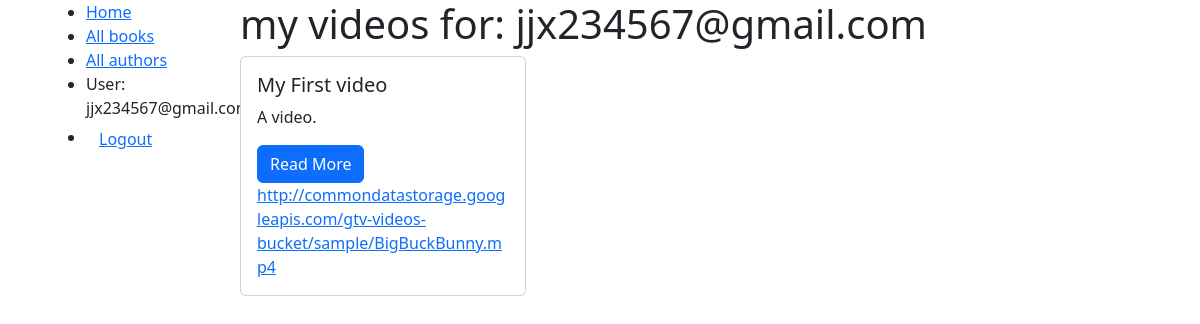
The page /videos/myvideos/ (signed in) on the database its author committed.
### users/models.py (models this page shows, shortened)
class CustomUser(AbstractBaseUser, PermissionsMixin):
    email = models.EmailField(_("email address"), unique=True)
    is_staff = models.BooleanField(default=False)
    is_active = models.BooleanField(default=True)
    date_joined = models.DateTimeField(default=timezone.now)
    USERNAME_FIELD = "email"
    REQUIRED_FIELDS = []
    objects = CustomUserManager()

### videos/models.py (models this page shows)
class Video(models.Model):
    title = models.CharField(max_length=1000)
    description = models.TextField()
    link = models.CharField(max_length = 1000)
    image = models.FileField(upload_to="video_images/", blank=True)
    publisher = models.ForeignKey(settings.AUTH_USER_MODEL, on_delete=models.SET_NULL, null=True, blank=True)

### videos/views.py (the view)
# urls.py: path("myvideos/", views.my_videos, name="my_videos")
@login_required
def my_videos(request):
    bazingas = Video.objects.filter(publisher=request.user)
    context = {
        "videos": bazingas
    }
    return render(request, "videos/my_videos.html", context)

### videos/templates/videos/my_videos.html (shortened to what this page needs)
{% extends "base.html" %}
{% block page_content %}
<h1>my videos for: {{ user.get_username }}</h1>
<div class="row">
{% for video in videos %}
    <div class="col-md-4">
        <div class="card mb-2">
            <div class="card-body">
                <h5 class="card-title">{{ video.title }}</h5>
                <p class="card-text">{{ video.description }}</p>
                <a href="{% url 'video_detail' video.pk %}"
                   class="btn btn-primary">
                    Read More
                </a>
                <a href="{{video.link}}"target=”_blank”>{{ video.link }}</a>
            </div>
        </div>
    </div>
    {% endfor %}
</div>
{% endblock %}

### templates/base.html (shortened to what this page needs)
<!DOCTYPE html>
<html lang="en">
<head>
    <link
        href="https://cdn.jsdelivr.net/npm/bootstrap@5.3.1/dist/css/bootstrap.min.css"
        rel="stylesheet"
    >
</head>
<body class="container">
    <div class="container-fluid">
        <div class="row">
          <div class="col-sm-2">
            {% block sidebar %}
              <ul class="sidebar-nav">
                <li><a href="{% url 'home' %}">Home</a></li>
                <li><a href="">All books</a></li>
                <li><a href="">All authors</a></li>
                {% if user.is_authenticated %}
                <li>User: {{ user.get_username }}</li>
                <li>
                  <form id="logout-form" method="post" action="{% url 'logout' %}">
                    <button type="submit" class="btn btn-link">Logout</button>
                  </form>
                </li>
              {% else %}
                <li><a href="{% url 'login' %}?next={{ request.path }}">Login</a></li>
              {% endif %}
              </ul>
            {% endblock %}
          </div>
          <div class="col-sm-10 ">{% block page_content %}{% endblock %}</div>
        </div>
      </div>
</body>
</html>

### rows shown on the page
CustomUser: get_username "jjx234567@gmail.com"
Video: title "My First video", description "A video.", link "http://commondatastorage.googleapis.com/gtv-videos-bucket/sample/BigBuckBunny.mp4"
